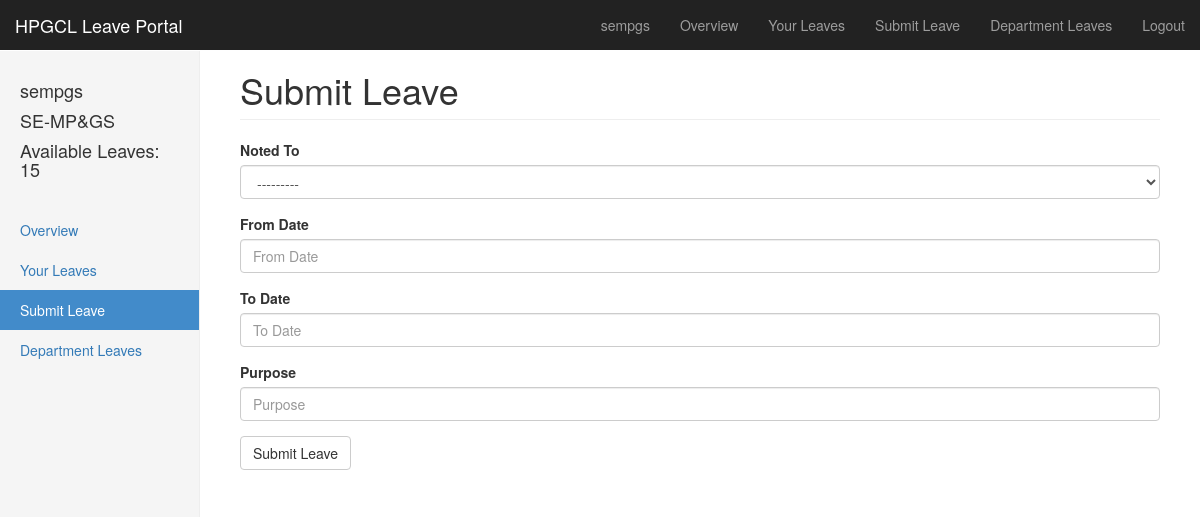
Page /submit/ (signed in) on the committed database.
### leave/models.py (models this page shows, shortened)
class User(AbstractUser):
    DESIGNATION_CHOICES = (
        ("CE", "CE"),
        ("SE", "SE"),
        ("XEN", "XEN"),
        ("AEE", "AEE"),
    )
    STATION_CHOICES = (
        ("Hisar", "Hisar"),
        ("Panipat", "Panipat"),
        ("Yamuna Nagar", "Yamuna Nagar"),
        ("Panchkula", "Panchkula"),
    )
    DEPARTMENT_CHOICES = (
        ("MP&GS", "MP&GS"),
        ("O&M1", "O&M1"),
        ("O&M2", "QAO&M2"),
        ("M&T", "M&T"),
        ("MM&Store", "MM&Store"),
        ("Civil", "Civil"),
    )
    department = models.CharField(max_length=200, blank=False, null=False, choices=DEPARTMENT_CHOICES)
    available_leaves = models.IntegerField(default=15)
    designation = models.CharField(max_length=200, blank=False, null=False, choices=DESIGNATION_CHOICES)
    power_station = models.CharField(max_length=200, blank=False, null=False, choices=STATION_CHOICES, default="")
    def __str__(self):
        return self.first_name + ' - ' + self.department

### leave/views.py (the view)
# urls.py: url(r'^submit/$', views.submit_leave, name='submit_leave'),
def submit_leave(request):
    if request.user.is_authenticated():
        if request.method == "POST":
            form = LeaveForm(request.POST)
            if form.is_valid():
                form_data = form.save(commit=False)
                form_data.employee = request.user
                form_data.save()
                return redirect('/')
        else:
            form = LeaveForm
        return render(request, 'leave/submit_leave.html', {'form': form})

### leave/templates/leave/submit_leave.html (shortened to what this page needs)
{% extends "leave/base.html" %} {% load staticfiles %} {% load widget_tweaks %} {% block content %}
<div class="container-fluid">
    <div class="row">
        <div class="col-sm-3 col-md-2 sidebar">
            <ul class="nav nav-sidebar">
                <li style="padding-right: 20px;padding-left: 20px;">
                    <h4>{{request.user.username}}</h4>
                </li>
                <li style="padding-right: 20px;padding-left: 20px;">
                    <h4>{{request.user.designation}}-{{request.user.department}}</a>
                </li>
                <li style="padding-right: 20px;padding-left: 20px;">
                    <h4>Available Leaves: {{request.user.available_leaves}}</h4>
                </li>
            </ul>
            <ul class="nav nav-sidebar">
                <li>
                    <a href="{% url 'home' %}">Overview
                    </a>
                </li>
                <li>
                    <a href="{% url 'your_leaves' %}">Your Leaves</a>
                </li>
                <li class="active">
                    <a href="{% url 'submit_leave' %}">Submit Leave</a>
                </li>
                <li>
                    <a href="{% url 'department_leaves' %}">Department Leaves</a>
                </li>
            </ul>
        </div>
        <div class="col-sm-9 col-sm-offset-3 col-md-10 col-md-offset-2 main">
            <h1 class="page-header">Submit Leave</h1>
            <form method="post">
                <div class="form-group">
                    <label for="notedto">Noted To</label>
                    {% render_field form.noted_to class="form-control" id="notedto" placeholder="Leave noted to" autofocus="true" %}
                </div>
                <div class="form-group">
                    <label for="fromdate">From Date</label>
                    {% render_field form.from_date class="form-control" id="fromdate" placeholder="From Date" %}
                </div>
                <div class="form-group">
                    <label for="todate">To Date</label>
                    {% render_field form.to_date class="form-control" id="todate" placeholder="To Date" %}
                </div>
                <div class="form-group">
                    <label for="purpose">Purpose</label>
                    {% render_field form.purpose class="form-control" id="purpose" placeholder="Purpose" %}
                </div>
                <button type="submit" class="btn btn-default">Submit Leave</button>
            </form>
        </div>
    </div>
</div>
{% endblock %}

### leave/templates/leave/base.html (shortened to what this page needs)
{% load staticfiles %}
<!DOCTYPE html>
<html lang="en">
<head>
    <link rel="stylesheet" href="https://maxcdn.bootstrapcdn.com/bootstrap/3.3.7/css/bootstrap.min.css"
>
    <link rel="stylesheet" href="{% static 'css/dashboard.css' %}">
    <link rel="stylesheet" href="{% static 'css/datepicker.css' %}"> {% block extend_head %} {% endblock %}
</head>
<body>
    <nav class="navbar navbar-inverse navbar-fixed-top">
        <div class="container-fluid">
            <div class="navbar-header">
                <a class="navbar-brand" href="#">HPGCL Leave Portal</a>
            </div>
            <div id="navbar" class="navbar-collapse collapse">
                <ul class="nav navbar-nav navbar-right">
                    <li>
                        <a href="#">{{ request.user.username }}</a>
                    </li>
                    {% if request.user.is_authenticated %}
                    <li>
                        <a href="{% url 'home' %}">Overview
                        </a>
                    </li>
                    <li>
                        <a href="{% url 'your_leaves' %}">Your Leaves</a>
                    </li>
                    <li>
                        <a href="{% url 'submit_leave' %}">Submit Leave</a>
                    </li>
                    <li>
                        <a href="{% url 'department_leaves' %}">Department Leaves</a>
                    </li>
                    <li>
                        <a href="{% url 'auth_logout' %}?next=/">Logout</a>
                    </li>
                    {% endif %}
                </ul>
            </div>
        </div>
    </nav>
    {% block content %} {% endblock %}
</body>
</html>

### leave/static/css/dashboard.css (style rules this page uses)
body { padding-top: 50px; }
.navbar-fixed-top { border: 0; }
.sidebar { display: none; }
@media (min-width: 768px) { .sidebar { position: fixed; top: 51px; bottom: 0; left: 0; z-index: 1000; display: block; padding: 20px; overflow-x: hidden; overflow-y: auto; background-color: #f5f5f5; border-right: 1px solid #eee; } }
.nav-sidebar { margin-right: -21px; margin-bottom: 20px; margin-left: -20px; }
.nav-sidebar > li > a { padding-right: 20px; padding-left: 20px; }
.nav-sidebar > .active > a, .nav-sidebar > .active > a:hover, .nav-sidebar > .active > a:focus { color: #fff; background-color: #428bca; }
.main { padding: 20px; }
@media (min-width: 768px) { .main { padding-right: 40px; padding-left: 40px; } }
.main .page-header { margin-top: 0; }

### rows in the picture
User: user.username "sempgs", user.designation "SE", user.department "MP&GS", user.available_leaves "15"
